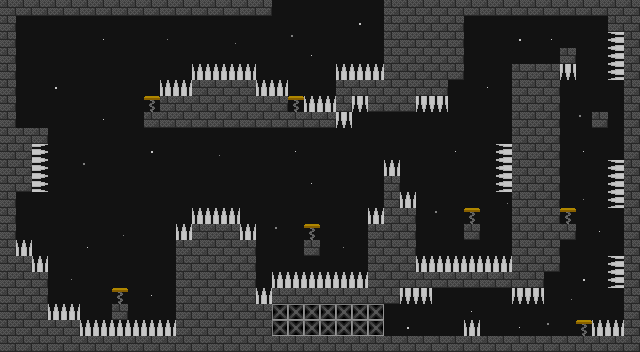

This game map was drawn from its Tiled (.tmx) file and the tilesets committed beside it. A one-line description and the trimmed map source follow:
An orthogonal 40x22 tile map with 16x16 px tiles, 2 tile layers (Background, Graphics), 2 tilesets and 99 objects.

<map version="1.2" tiledversion="1.2.1" orientation="orthogonal" renderorder="right-down" width="40" height="22" tilewidth="16" tileheight="16" infinite="0" nextlayerid="12" nextobjectid="226">
 <tileset firstgid="1" name="AllSprites" tilewidth="16" tileheight="16" spacing="2" margin="2" tilecount="196" columns="14">
  <image source="AllSprites.png" width="256" height="256" />
 </tileset>
 <tileset firstgid="197" source="Sparkle.tsx" />
 <layer id="1" name="Background" width="40" height="22">
  <data>[880 cells, 880 non-empty, 1 distinct tile ids]</data>
 </layer>
 <layer id="2" name="Graphics" width="40" height="22">
  <data>[880 cells, 423 non-empty, 13 distinct tile ids]</data>
 </layer>
 <objectgroup id="10" name="Ground">
  <object id="184" x="304" y="224" width="16" height="32" />
  <object id="185" x="272" y="272" width="96" height="32" />
  <object id="186" x="0" y="320" width="272" height="32" />
  <object id="187" x="272" y="336" width="368" height="16" />
  <object id="188" x="576" y="320" width="64" height="16" />
  <object id="189" x="464" y="320" width="16" height="16" />
  <object id="191" x="368" y="208" width="48" height="96" />
  <object id="192" x="384" y="192" width="32" height="16" />
  <object id="193" x="384" y="160" width="16" height="32" />
  <object id="194" x="416" y="256" width="128" height="32" />
  <object id="195" x="512" y="288" width="32" height="16" />
  <object id="196" x="544" y="256" width="16" height="16" />
  <object id="197" x="512" y="64" width="48" height="192" />
  <object id="198" x="496" y="144" width="16" height="48" />
  <object id="199" x="560" y="48" width="16" height="32" />
  <object id="200" x="560" y="208" width="16" height="32" />
  <object id="201" x="416" y="288" width="16" height="16" />
  <object id="203" x="176" y="288" width="96" height="32" />
  <object id="204" x="176" y="224" width="80" height="64" />
  <object id="205" x="192" y="208" width="48" height="16" />
  <object id="206" x="624" y="0" width="16" height="320" />
  <object id="207" x="608" y="256" width="16" height="32" />
  <object id="208" x="608" y="160" width="16" height="48" />
  <object id="209" x="592" y="112" width="16" height="16" />
  <object id="210" x="608" y="0" width="16" height="80" />
  <object id="211" x="384" y="0" width="224" height="16" />
  <object id="212" x="384" y="16" width="80" height="64" />
  <object id="213" x="336" y="80" width="112" height="32" />
  <object id="214" x="336" y="64" width="48" height="16" />
  <object id="215" x="144" y="96" width="208" height="32" />
  <object id="216" x="160" y="80" width="128" height="16" />
  <object id="217" x="192" y="64" width="64" height="16" />
  <object id="218" x="0" y="0" width="272" height="16" />
  <object id="219" x="0" y="16" width="16" height="304" />
  <object id="220" x="16" y="256" width="32" height="64" />
  <object id="221" x="16" y="240" width="16" height="16" />
  <object id="222" x="16" y="128" width="32" height="64" />
  <object id="223" x="48" y="304" width="32" height="16" />
  <object id="224" x="464" y="208" width="16" height="32" />
  <object id="225" x="112" y="288" width="16" height="32" />
 </objectgroup>
 <objectgroup id="5" name="Walls" visible="0">
  <object id="121" x="560" y="240" height="32" />
  <object id="123" x="560" y="80" height="128" />
  <object id="124" x="544" y="272" height="16" />
  <object id="125" x="624" y="80" height="80" />
  <object id="126" x="624" y="208" height="48" />
  <object id="127" x="624" y="288" height="32" />
  <object id="128" x="272" y="304" height="32" />
  <object id="132" x="512" y="64" height="80" />
  <object id="133" x="512" y="192" height="64" />
  <object id="134" x="416" y="208" height="48" />
  <object id="137" x="464" y="16" height="64" />
  <object id="138" x="448" y="80" height="16" />
  <object id="139" x="256" y="240" height="48" />
  <object id="140" x="368" y="224" height="48" />
  <object id="141" x="176" y="240" height="80" />
  <object id="142" x="48" y="272" height="32" />
  <object id="144" x="16" y="192" height="48" />
  <object id="145" x="16" y="16" height="112" />
  <object id="146" x="384" y="16" height="48" />
  <object id="147" x="384" y="176" height="32" />
 </objectgroup>
 <objectgroup id="4" name="Spikes" visible="0">
  <object id="87" x="592" y="320" width="32" />
  <object id="88" x="608" y="256" height="32" />
  <object id="89" x="608" y="160" height="48" />
  <object id="90" x="608" y="32" height="48" />
  <object id="91" x="464" y="320" width="16" />
  <object id="92" x="400" y="304" width="32" />
  <object id="93" x="512" y="304" width="32" />
  <object id="94" x="496" y="144" height="48" />
  <object id="95" x="416" y="256" width="96" />
  <object id="96" x="560" y="80" width="16" />
  <object id="97" x="416" y="112" width="32" />
  <object id="98" x="400" y="192" width="16" />
  <object id="99" x="384" y="160" width="16" />
  <object id="100" x="368" y="208" width="16" />
  <object id="101" x="272" y="272" width="96" />
  <object id="102" x="256" y="288" width="16" />
  <object id="103" x="240" y="224" width="16" />
  <object id="104" x="192" y="208" width="48" />
  <object id="105" x="176" y="224" width="16" />
  <object id="106" x="80" y="320" width="96" />
  <object id="107" x="48" y="304" width="32" />
  <object id="108" x="32" y="256" width="16" />
  <object id="109" x="16" y="240" width="16" />
  <object id="111" x="48" y="144" height="48" />
  <object id="112" x="160" y="80" width="32" />
  <object id="113" x="192" y="64" width="64" />
  <object id="114" x="256" y="80" width="32" />
  <object id="115" x="304" y="96" width="32" />
  <object id="116" x="336" y="64" width="48" />
  <object id="117" x="352" y="112" width="16" />
  <object id="118" x="336" y="128" width="16" />
 </objectgroup>
 <objectgroup id="11" name="Trampolines" visible="0">
  <object id="176" x="464" y="208" width="16" />
  <object id="177" x="560" y="208" width="16" />
  <object id="178" x="576" y="320" width="16" />
  <object id="179" x="304" y="224" width="16" />
  <object id="180" x="112" y="288" width="16" />
  <object id="181" x="144" y="96" width="16" />
 </objectgroup>
 <objectgroup id="7" name="One Way Platforms" visible="0" />
 <objectgroup id="8" name="Crumble Platforms" visible="0">
  <object id="183" x="592" y="112" width="16" />
 </objectgroup>
 <objectgroup id="9" name="Goal">
  <object id="75" x="272" y="0" width="112" height="16" />
 </objectgroup>
</map>
